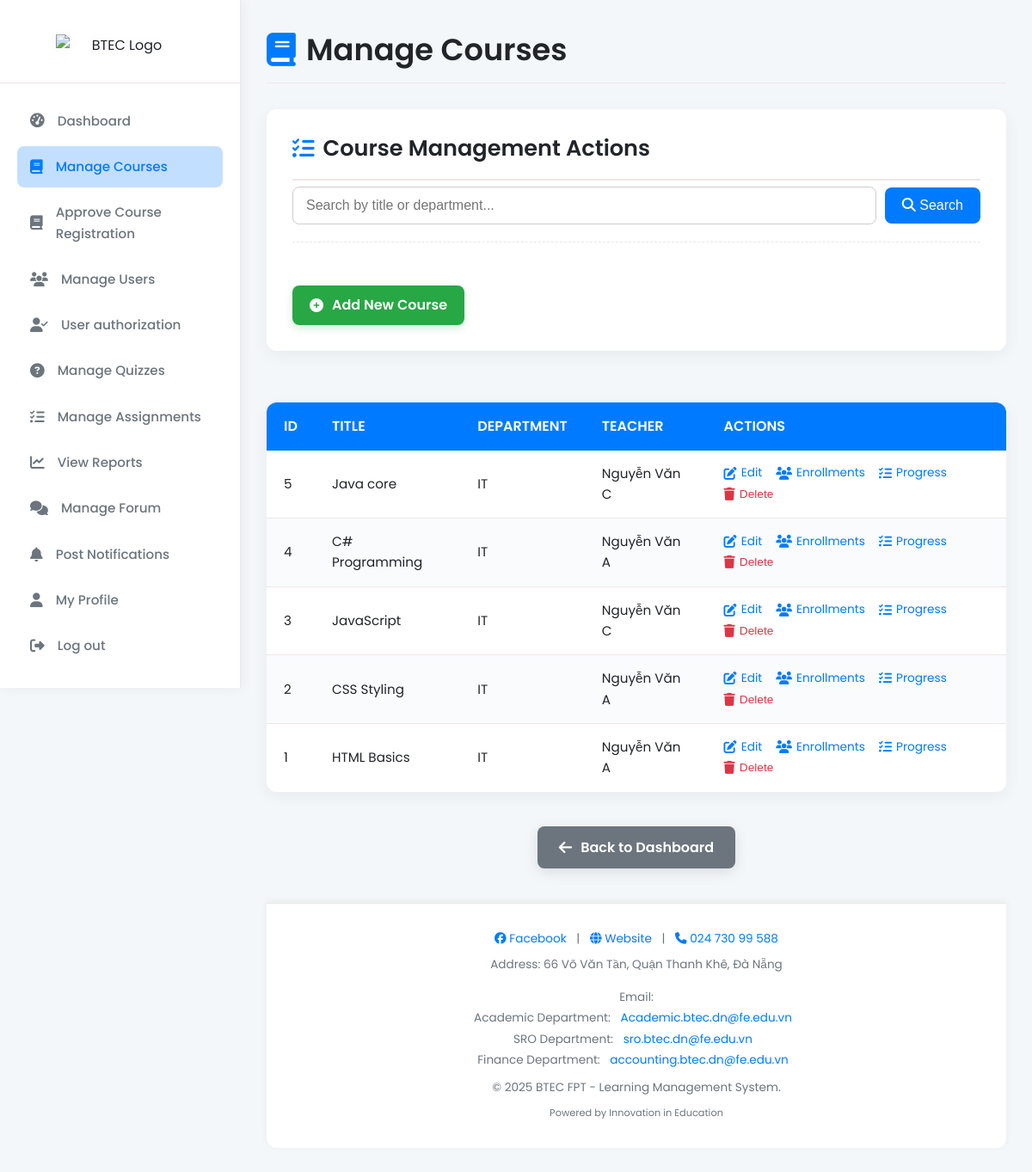
/module/admin/courses/admin_courses.php (signed in), run on an earlier commit of the app's database.
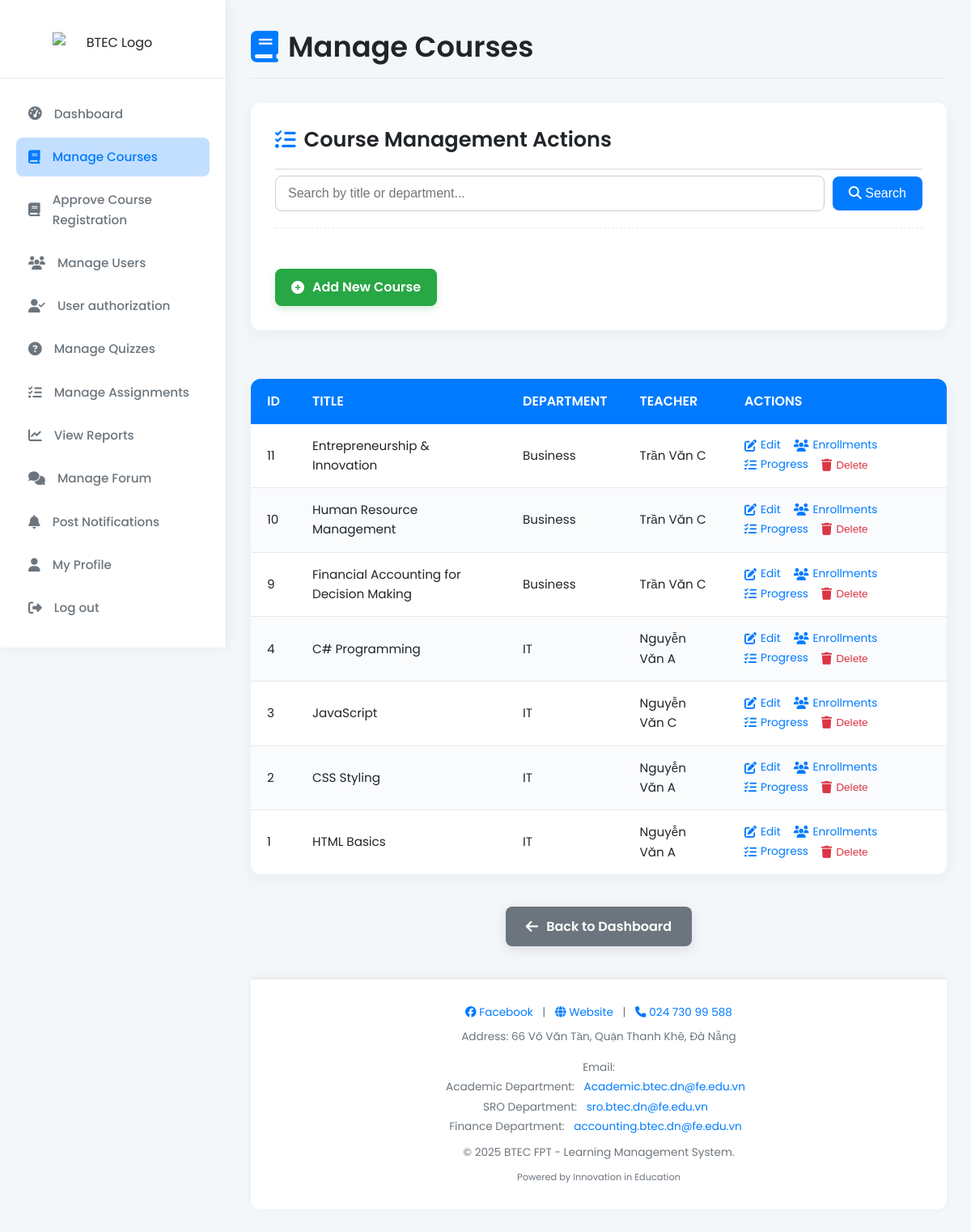
And on a later commit of the database.
### tables this page shows
CREATE TABLE `courses` (
  `id` int NOT NULL,
  `title` varchar(255) NOT NULL,
  `department` varchar(255) DEFAULT NULL,
  `description` text,
  `teacher_id` int DEFAULT NULL,
  `created_at` datetime DEFAULT CURRENT_TIMESTAMP
);

CREATE TABLE `users` (
  `id` int NOT NULL,
  `fullname` varchar(255) NOT NULL,
  `email` varchar(255) NOT NULL,
  `password` varchar(255) NOT NULL,
  `role` enum('student','teacher','admin') DEFAULT 'student',
  `created_at` datetime DEFAULT CURRENT_TIMESTAMP,
  `status` enum('approved','pending') DEFAULT 'approved'
);

### module/admin/courses/admin_courses.php (the view, shortened to what this page needs)
<?php
include "../../../includes/db_connect.php";
$keyword = $_GET['keyword'] ?? "";
$stmt = $conn->prepare("SELECT c.id, c.title, c.department, u.fullname AS teacher_name
                        FROM courses c
                        LEFT JOIN users u ON c.teacher_id = u.id
                        ORDER BY c.id DESC");
$stmt->execute();
$result = $stmt->get_result();
$matched_courses = [];
while ($row = $result->fetch_assoc()) {
    if (!empty($keyword)) {
        $title_words = explode(" ", $row['title']);
        $department_words = explode(" ", $row['department']);
        $distance_title = PHP_INT_MAX;
        foreach ($title_words as $word) {
            $distance = levenshtein(strtolower(trim($keyword)), strtolower(trim($word)));
            if ($distance < $distance_title) {
                $distance_title = $distance;
            }
        }
        $distance_department = PHP_INT_MAX;
        foreach ($department_words as $word) {
            $distance = levenshtein(strtolower(trim($keyword)), strtolower(trim($word)));
            if ($distance < $distance_department) {
                $distance_department = $distance;
            }
        }
        if ($distance_title <= 3 || $distance_department <= 3
            || stripos(strtolower($row['title']), strtolower($keyword)) !== false
            || stripos(strtolower($row['department']), strtolower($keyword)) !== false) {
            $row['score'] = min($distance_title, $distance_department);
            $matched_courses[] = $row;
        }
    } else {
        $row['score'] = 0;
        $matched_courses[] = $row;
    }
}
usort($matched_courses, function($a, $b) {
    return $a['score'] <=> $b['score'];
});
?>
<!DOCTYPE html>
<html lang="en">
<head>
    <link rel="stylesheet" href="https://cdnjs.cloudflare.com/ajax/libs/font-awesome/6.5.0/css/all.min.css">
    <link rel="stylesheet" href="../../../css/style.css">
<link rel="stylesheet" href="../../../css/admin/admin_courses.css">
</head>
<body>
<?php include "../../../includes/sidebar.php"; ?>
<div class="main-content">
    <div class="admin-page-header">
        <h2><i class="fas fa-book"></i> Manage Courses</h2>
    </div>
    <div class="course-management-overview">
        <h3><i class="fas fa-tasks"></i> Course Management Actions</h3>
        <div class="course-management-content">
            <form method="get" class="search-form">
                <input type="text" name="keyword" placeholder="Search by title or department..." value="<?= htmlspecialchars($keyword) ?>">
                <button type="submit"><i class="fas fa-search"></i> Search</button>
            </form>
            <a href="admin_add_course.php" class="add-new-course-link"><i class="fas fa-plus-circle"></i> Add New Course</a>
        </div>
    </div>
    <?php if (count($matched_courses) > 0): ?>
    <table class="courses-table">
        <thead>
            <tr>
                <th>ID</th>
                <th>Title</th>
                <th>Department</th>
                <th>Teacher</th>
                <th>Actions</th>
            </tr>
        </thead>
        <tbody>
            <?php foreach ($matched_courses as $row): ?>
                <tr>
                    <td data-label="ID"><?= $row['id'] ?></td>
                    <td data-label="Title"><?= htmlspecialchars($row['title']) ?></td>
                    <td data-label="Department"><?= htmlspecialchars($row['department']) ?></td>
                    <td data-label="Teacher"><?= htmlspecialchars($row['teacher_name']) ?></td>
                    <td data-label="Actions" class="course-actions">
                        <a href="admin_edit_course.php?course_id=<?= $row['id'] ?>"><i class="fas fa-edit"></i> Edit</a>
                        <a href="../user_management/admin_enrollments.php?course_id=<?= $row['id'] ?>"><i class="fas fa-users"></i> Enrollments</a>
                        <a href="../user_management/admin_progress.php?course_id=<?= $row['id'] ?>"><i class="fas fa-tasks"></i> Progress</a>
                        <form action="admin_delete_course.php" method="POST" style="display:inline;" onsubmit="return confirm('Are you sure you want to delete this course?');">
                            <button type="submit" class="delete-btn"><i class="fas fa-trash"></i> Delete</button>
                        </form>
                    </td>
                </tr>
            <?php endforeach; ?>
        </tbody>
    </table>
<?php else: ?>
    <p class="no-courses"><i class="fas fa-exclamation-circle"></i> No courses found.</p>
<?php endif; ?>
    <div class="back-to-dashboard">
        <a href="../dashboard/admin_dashboard.php"><i class="fas fa-arrow-left"></i> Back to Dashboard</a>
    </div>
    <?php include "../../../includes/footer.php"; ?>
</div>
</body>
</html>

### includes/sidebar.php (shortened to what this page needs)
<div class="sidebar" id="sidebar">
    <div class="logo">
        <img src="https://cdn.haitrieu.com/wp-content/uploads/2023/02/Logo-Truong-cao-dang-Quoc-te-BTEC-FPT.png" alt="BTEC Logo">
    </div>
    <ul>
        <li><a href="../dashboard/admin_dashboard.php"><i class="fas fa-tachometer-alt"></i> Dashboard</a></li>
        <li><a href="../courses/admin_courses.php"><i class="fas fa-book"></i> Manage Courses</a></li>
        <li><a href="../user_management/admin_course_enrollments.php"><i class="fas fa-book"></i> Approve Course Registration</a></li>
        <li><a href="../user_management/admin_users.php"><i class="fas fa-users"></i> Manage Users</a></li>
        <li><a href="../user_management/admin_approve_teachers.php"><i class="fas fa-user-check"></i> User authorization</a></li>
        <li><a href="../quiz/admin_quizzes.php"><i class="fas fa-question-circle"></i> Manage Quizzes</a></li>
        <li><a href="../assignment/admin_assignments.php"><i class="fas fa-tasks"></i> Manage Assignments</a></li>
        <li><a href="../report/admin_reports.php"><i class="fas fa-chart-line"></i> View Reports</a></li>
        <li><a href="../forum/admin_forum.php"><i class="fas fa-comments"></i> Manage Forum</a></li>
        <li><a href="../notification/admin_send_notification.php"><i class="fas fa-bell"></i> Post Notifications</a></li>
        <li><a href="../profile/admin_profile.php"><i class="fas fa-user"></i> My Profile</a></li>
        <li>
    <a href="../../../common/logout.php" onclick="return confirm('Are you sure you want to log out?');">
        <i class="fas fa-sign-out-alt"></i> Log out
    </a>
</li>
    </ul>
</div>

### includes/footer.php (shortened to what this page needs)
<footer>
    <a href="https://www.facebook.com/btecfptdn/?locale=vi_VN" target="_blank"><i class="fab fa-facebook"></i> Facebook</a>
    |
    <a href="https://international.fpt.edu.vn/" target="_blank"><i class="fas fa-globe"></i> Website</a>
    |
    <a href="tel:02473099588"><i class="fas fa-phone"></i> 024 730 99 588</a>
    <br>
    <p>Address: 66 Võ Văn Tần, Quận Thanh Khê, Đà Nẵng</p>
    <div class="contact-info">
        <p>Email:</p>
        <p>Academic Department: <a href="mailto:Academic.btec.dn@fe.edu.vn">Academic.btec.dn@fe.edu.vn</a></p>
        <p>SRO Department: <a href="mailto:sro.btec.dn@fe.edu.vn">sro.btec.dn@fe.edu.vn</a></p>
        <p>Finance Department: <a href="mailto:accounting.btec.dn@fe.edu.vn">accounting.btec.dn@fe.edu.vn</a></p>
    </div>
    <p>&copy; <?= date('Y'); ?> BTEC FPT - Learning Management System.</p>
    <small>Powered by Innovation in Education</small>
</footer>

### css/style.css (style rules this page uses)
:root { --primary-color: #007bff; --accent-color: #dc3545; --background-light: #f4f7fa; --background-card: #ffffff; --text-dark: #212529; --text-medium: #6c757d; --text-light: #ced4da; --border-color: #eee6e6; --shadow-light: rgba(0, 0, 0, 0.05); --shadow-medium: rgba(0, 0, 0, 0.1); }
*, *::before, *::after { box-sizing: border-box; margin: 0; padding: 0; }
body { font-family: 'Poppins', sans-serif; background-color: var(--background-light); color: var(--text-dark); line-height: 1.6; display: flex; min-height: 100vh; }
.sidebar { width: 280px; background-color: var(--background-card); color: var(--text-dark); position: fixed; height: 100vh; padding-top: 30px; box-shadow: 2px 0 15px var(--shadow-light); z-index: 100; overflow-y: auto; scrollbar-width: none; border-right: 1px solid var(--border-color); transition: transform 0.3s ease-in-out; }
.sidebar .logo { text-align: center; padding: 10px 0 30px 0; margin-bottom: 20px; border-bottom: 1px solid var(--border-color); }
.sidebar .logo img { width: 80%; max-width: 150px; height: auto; margin: 0 auto; display: block; filter: drop-shadow(0 0 5px rgba(0,0,0,0.05)); }
.sidebar ul { list-style: none; padding: 0 20px; margin: 0; }
.sidebar ul li { margin-bottom: 5px; }
.sidebar ul li a { display: flex; align-items: center; padding: 12px 15px; color: var(--text-medium); text-decoration: none; border-radius: 8px; transition: background-color 0.3s ease, color 0.3s ease, transform 0.2s ease; font-size: 0.95em; font-weight: 500; position: relative; overflow: hidden; }
.sidebar ul li a::before { content: ''; position: absolute; top: 0; left: 0; width: 0; height: 100%; background-color: var(--primary-color); opacity: 0.1; transition: width 0.3s ease; z-index: 0; }
.sidebar ul li a:hover, .sidebar ul li a.active { color: var(--primary-color); background-color: rgba(0, 123, 255, 0.1); }
.sidebar ul li a.active::before { width: 100%; opacity: 0.15; }
.sidebar ul li a i { margin-right: 15px; font-size: 1.1em; color: inherit; transition: color 0.3s ease; z-index: 1; }
.sidebar ul li a:hover i, .sidebar ul li a.active i { color: var(--primary-color); }
footer { text-align: center; padding: 30px; margin-top: 40px; font-size: 0.85em; color: var(--text-medium); background-color: var(--background-card); border-top: 1px solid var(--border-color); border-radius: 0 0 12px 12px; box-shadow: 0 -2px 10px var(--shadow-light); width: 100%; flex-shrink: 0; }
footer a { color: var(--primary-color); text-decoration: none; margin: 0 8px; transition: color 0.3s ease; }
footer p { margin: 8px 0; }
footer .contact-info { margin-top: 15px; line-height: 1.8; }
footer .contact-info p { margin: 0; }

What changed in the data, as far as the page shows it:
removed courses: id "5", title "Java core", department "IT", teacher.fullname "Nguyễn Văn C"
added courses: id "11", title "Entrepreneurship & Innovation", department "Business", teacher.fullname "Trần Văn C"
added courses: id "10", title "Human Resource Management", department "Business", teacher.fullname "Trần Văn C"
added courses: id "9", title "Financial Accounting for Decision Making", department "Business", teacher.fullname "Trần Văn C"
